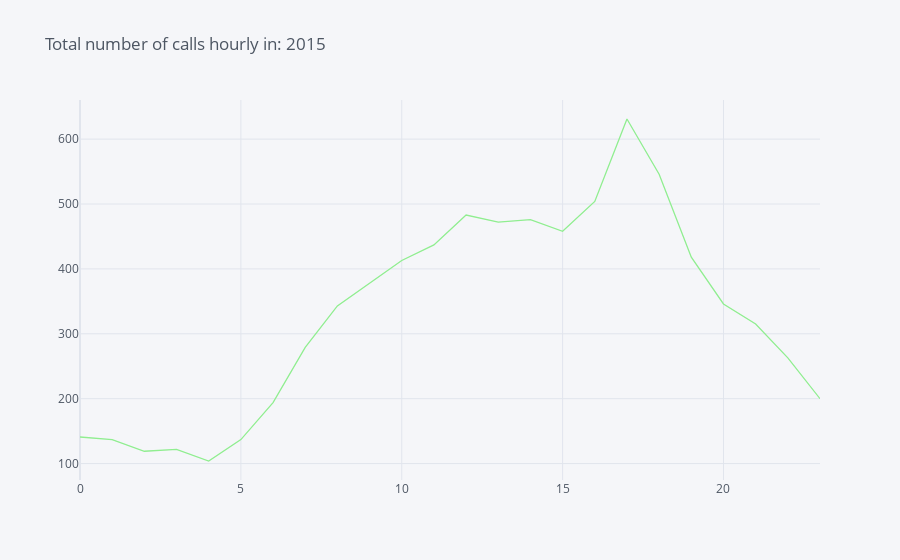

Source (notebook cell):
### Code cell
y15 = df[df["Year"] == 2015].groupby("Hour").count()

df_y15 = y15.reset_index()

df_y15.iplot( x="Hour", y ="lat" , title = "Total number of calls hourly in: 2015", 
            colors = "lightgreen")

### Figure 1 — Plotly figure (JSON) as saved in the notebook; plotly's stock layout.template omitted (floating-point values rounded to 4 significant figures)
{"data": [{"line": {"color": "rgba(144, 238, 144, 1.0)", "dash": "solid", "shape": "linear", "width": 1.3}, "mode": "lines", "name": "lat", "text": "", "type": "scatter", "x": [0, 1, 2, 3, 4, 5, 6, 7, 8, 9, 10, 11, 12, 13, 14, 15, 16, 17, 18, 19, 20, 21, 22, 23], "y": [141, 137, 119, 122, 104, 137, 194, 279, 343, 378, 413, 437, 483, 472, 476, 458, 504, 631, 546, 418, 346, 315, 263, 200]}], "layout": {"legend": {"bgcolor": "#F5F6F9", "font": {"color": "#4D5663"}}, "paper_bgcolor": "#F5F6F9", "plot_bgcolor": "#F5F6F9", "title": {"font": {"color": "#4D5663"}, "text": "Total number of calls hourly in: 2015"}, "xaxis": {"gridcolor": "#E1E5ED", "showgrid": true, "tickfont": {"color": "#4D5663"}, "title": {"font": {"color": "#4D5663"}, "text": ""}, "zerolinecolor": "#E1E5ED"}, "yaxis": {"gridcolor": "#E1E5ED", "showgrid": true, "tickfont": {"color": "#4D5663"}, "title": {"font": {"color": "#4D5663"}, "text": ""}, "zerolinecolor": "#E1E5ED"}}}
